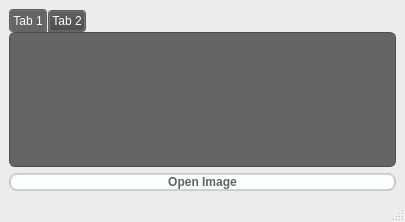
<?xml version="1.0" encoding="UTF-8"?>
<ui version="4.0">
 <class>MainWindow</class>
 <widget class="QMainWindow" name="MainWindow">
  <property name="geometry">
   <rect>
    <x>0</x>
    <y>0</y>
    <width>405</width>
    <height>222</height>
   </rect>
  </property>
  <property name="windowTitle">
   <string>MainWindow</string>
  </property>
  <property name="styleSheet">
   <string notr="true">/*
 * MacOS Style Sheet for QT Applications
 * Author: Jaime A. Quiroga P.
 * Company: GTRONICK
 * Last updated: 25/12/2020, 23:10.
 * Available at: https://github.com/GTRONICK/QSS/blob/master/MacOS.qss
 */
QMainWindow {
    background-color:#ececec;
}
QPushButton, QToolButton, QCommandLinkButton{
    padding: 0 5px 0 5px;
    border-style: solid;
    border-top-color: qlineargradient(spread:pad, x1:0, y1:0, x2:0, y2:1, stop:0 #c1c9cf, stop:1 #d2d8dd);
    border-right-color: qlineargradient(spread:pad, x1:1, y1:0, x2:0, y2:0, stop:0 #c1c9cf, stop:1 #d2d8dd);
    border-bottom-color: qlineargradient(spread:pad, x1:0, y1:1, x2:0, y2:0, stop:0 #c1c9cf, stop:1 #d2d8dd);
    border-left-color: qlineargradient(spread:pad, x1:0, y1:0, x2:1, y2:0, stop:0 #c1c9cf, stop:1 #d2d8dd);
    border-width: 2px;
    border-radius: 8px;
    color: #616161;
    font-weight: bold;
    background-color: qlineargradient(spread:pad, x1:0.5, y1:0, x2:0.5, y2:1, stop:0 #fbfdfd, stop:0.5 #ffffff, stop:1 #fbfdfd);
}
QPushButton::default, QToolButton::default, QCommandLinkButton::default{
    border: 2px solid transparent;
    color: #FFFFFF;
    background-color: qlineargradient(spread:pad, x1:0.5, y1:0, x2:0.5, y2:1, stop:0 #84afe5, stop:1 #1168e4);
}
QPushButton:hover, QToolButton:hover, QCommandLinkButton:hover{
    color: #3d3d3d;
}
QPushButton:pressed, QToolButton:pressed, QCommandLinkButton:pressed{
    color: #aeaeae;
    background-color: qlineargradient(spread:pad, x1:0.5, y1:0, x2:0.5, y2:1, stop:0 #ffffff, stop:0.5 #fbfdfd, stop:1 #ffffff);
}
QPushButton:disabled, QToolButton:disabled, QCommandLinkButton:disabled{
    color: #616161;
    background-color: qlineargradient(spread:pad, x1:0.5, y1:0, x2:0.5, y2:1, stop:0 #dce7eb, stop:0.5 #e0e8eb, stop:1 #dee7ec);
}
QLineEdit, QTextEdit, QPlainTextEdit, QSpinBox, QDoubleSpinBox, QTimeEdit, QDateEdit, QDateTimeEdit {
    border-width: 2px;
    border-radius: 8px;
    border-style: solid;
    border-top-color: qlineargradient(spread:pad, x1:0.5, y1:1, x2:0.5, y2:0, stop:0 #c1c9cf, stop:1 #d2d8dd);
    border-right-color: qlineargradient(spread:pad, x1:0, y1:0, x2:1, y2:0, stop:0 #c1c9cf, stop:1 #d2d8dd);
    border-bottom-color: qlineargradient(spread:pad, x1:0.5, y1:0, x2:0.5, y2:1, stop:0 #c1c9cf, stop:1 #d2d8dd);
    border-left-color: qlineargradient(spread:pad, x1:1, y1:0, x2:0, y2:0, stop:0 #c1c9cf, stop:1 #d2d8dd);
    background-color: #f4f4f4;
    color: #3d3d3d;
}
QLineEdit:focus, QTextEdit:focus, QPlainTextEdit:focus, QSpinBox:focus, QDoubleSpinBox:focus, QTimeEdit:focus, QDateEdit:focus, QDateTimeEdit:focus {
    border-width: 2px;
    border-radius: 8px;
    border-style: solid;
    border-top-color: qlineargradient(spread:pad, x1:0.5, y1:1, x2:0.5, y2:0, stop:0 #85b7e3, stop:1 #9ec1db);
    border-right-color: qlineargradient(spread:pad, x1:0, y1:0, x2:1, y2:0, stop:0 #85b7e3, stop:1 #9ec1db);
    border-bottom-color: qlineargradient(spread:pad, x1:0.5, y1:0, x2:0.5, y2:1, stop:0 #85b7e3, stop:1 #9ec1db);
    border-left-color: qlineargradient(spread:pad, x1:1, y1:0, x2:0, y2:0, stop:0 #85b7e3, stop:1 #9ec1db);
    background-color: #f4f4f4;
    color: #3d3d3d;
}
QLineEdit:disabled, QTextEdit:disabled, QPlainTextEdit:disabled, QSpinBox:disabled, QDoubleSpinBox:disabled, QTimeEdit:disabled, QDateEdit:disabled, QDateTimeEdit:disabled {
    color: #b9b9b9;
}
QSpinBox::up-button, QDoubleSpinBox::up-button, QTimeEdit::up-button, QDateEdit::up-button, QDateTimeEdit::up-button {
    subcontrol-origin: padding;
    subcontrol-position: top right;
    width: 15px;
    color: #272727;
    border-left-width: 1px;
    border-left-color: darkgray;
    border-left-style: solid;
    border-top-right-radius: 3px;
    padding: 3px;
}
QSpinBox::down-button, QDoubleSpinBox::down-button, QTimeEdit::down-button, QDateEdit::down-button, QDateTimeEdit::down-button {
    subcontrol-origin: padding;
    subcontrol-position: bottom right;
    width: 15px;
    color: #272727;
    border-left-width: 1px;
    border-left-color: darkgray;
    border-left-style: solid;
    border-bottom-right-radius: 3px;
    padding: 3px;
}
QSpinBox::up-button:pressed, QDoubleSpinBox::up-button:pressed, QTimeEdit::up-button:pressed, QDateEdit::up-button:pressed, QDateTimeEdit::up-button:pressed {
    color: #aeaeae;
    background-color: qlineargradient(spread:pad, x1:0.5, y1:0, x2:0.5, y2:1, stop:0 #ffffff, stop:0.5 #fbfdfd, stop:1 #ffffff);
}
QSpinBox::down-button:pressed, QDoubleSpinBox::down-button:pressed, QTimeEdit::down-button:pressed, QDateEdit::down-button:pressed, QDateTimeEdit::down-button:pressed {
    color: #aeaeae;
    background-color: qlineargradient(spread:pad, x1:0.5, y1:0, x2:0.5, y2:1, stop:0 #ffffff, stop:0.5 #fbfdfd, stop:1 #ffffff);
}
QSpinBox::up-button:hover, QDoubleSpinBox::up-button:hover, QTimeEdit::up-button:hover, QDateEdit::up-button:hover, QDateTimeEdit::up-button:hover {
    color: #FFFFFF;
    border-top-right-radius: 5px;
    background-color: qlineargradient(spread:pad, x1:0.5, y1:0, x2:0.5, y2:1, stop:0 #84afe5, stop:1 #1168e4);
    
}
QSpinBox::down-button:hover, QDoubleSpinBox::down-button:hover, QTimeEdit::down-button:hover, QDateEdit::down-button:hover, QDateTimeEdit::down-button:hover {
    color: #FFFFFF;
    border-bottom-right-radius: 5px;
    background-color: qlineargradient(spread:pad, x1:0.5, y1:0, x2:0.5, y2:1, stop:0 #84afe5, stop:1 #1168e4);
}
QSpinBox::up-arrow, QDoubleSpinBox::up-arrow, QTimeEdit::up-arrow, QDateEdit::up-arrow, QDateTimeEdit::up-arrow {
    image: url(/usr/share/icons/Adwaita/16x16/actions/go-up-symbolic.symbolic.png);
}
QSpinBox::down-arrow, QDoubleSpinBox::down-arrow, QTimeEdit::down-arrow, QDateEdit::down-arrow, QDateTimeEdit::down-arrow {
    image: url(/usr/share/icons/Adwaita/16x16/actions/go-down-symbolic.symbolic.png);
}
QProgressBar {
    max-height: 8px;
    text-align: center;
    font: italic bold 11px;
    color: #3d3d3d;
    border: 1px solid transparent;
    border-radius:4px;
    background-color: qlineargradient(spread:pad, x1:0, y1:0, x2:0, y2:1, stop:0 #ddd5d5, stop:0.5 #dad3d3, stop:1 #ddd5d5);
}
QProgressBar::chunk {
    background-color: qlineargradient(spread:pad, x1:0, y1:0, x2:0, y2:1, stop:0 #467dd1, stop:0.5 #3b88fc, stop:1 #467dd1);
    border-radius: 4px;
}
QProgressBar:disabled {
    color: #616161;
}
QProgressBar::chunk:disabled {
    background-color: #aeaeae;
}
QSlider::groove {
    border: 1px solid #bbbbbb;
    background-color: #52595d;
    border-radius: 4px;
}
QSlider::groove:horizontal {
    height: 6px;
}
QSlider::groove:vertical {
    width: 6px;
}
QSlider::handle:horizontal {
    background: #ffffff;
    border-style: solid;
    border-width: 1px;
    border-color: rgb(207,207,207);
    width: 12px;
    margin: -5px 0;
    border-radius: 7px;
}
QSlider::handle:vertical {
    background: #ffffff;
    border-style: solid;
    border-width: 1px;
    border-color: rgb(207,207,207);
    height: 12px;
    margin: 0 -5px;
    border-radius: 7px;
}
QSlider::add-page, QSlider::sub-page {
    border: 1px transparent;
    background-color: #52595d;
    border-radius: 4px;
}
QSlider::add-page:horizontal {
    background: qlineargradient(spread:pad, x1:0, y1:0, x2:0, y2:1, stop:0 #ddd5d5, stop:0.5 #dad3d3, stop:1 #ddd5d5);
}
QSlider::sub-page:horizontal {
    background-color: qlineargradient(spread:pad, x1:0, y1:0, x2:1, y2:0, stop:0 #467dd1, stop:0.5 #3b88fc, stop:1 #467dd1);
}
QSlider::add-page:vertical {
    background-color: qlineargradient(spread:pad, x1:0, y1:0, x2:0, y2:1, stop:0 #467dd1, stop:0.5 #3b88fc, stop:1 #467dd1);
}
QSlider::sub-page:vertical {
    background: qlineargradient(spread:pad, x1:0, y1:0, x2:1, y2:0, stop:0 #ddd5d5, stop:0.5 #dad3d3, stop:1 #ddd5d5);
}
QSlider::add-page:horizontal:disabled, QSlider::sub-page:horizontal:disabled, QSlider::add-page:vertical:disabled, QSlider::sub-page:vertical:disabled {
    background: #b9b9b9;
}
QComboBox, QFontComboBox {
    border-width: 2px;
    border-radius: 8px;
    border-style: solid;
    border-top-color: qlineargradient(spread:pad, x1:0.5, y1:1, x2:0.5, y2:0, stop:0 #c1c9cf, stop:1 #d2d8dd);
    border-right-color: qlineargradient(spread:pad, x1:0, y1:0, x2:1, y2:0, stop:0 #c1c9cf, stop:1 #d2d8dd);
    border-bottom-color: qlineargradient(spread:pad, x1:0.5, y1:0, x2:0.5, y2:1, stop:0 #c1c9cf, stop:1 #d2d8dd);
    border-left-color: qlineargradient(spread:pad, x1:1, y1:0, x2:0, y2:0, stop:0 #c1c9cf, stop:1 #d2d8dd);
    background-color: #f4f4f4;
    color: #272727;
    padding-left: 5px;
}
QComboBox:editable, QComboBox:!editable, QComboBox::drop-down:editable, QComboBox:!editable:on, QComboBox::drop-down:editable:on {
    background: #ffffff;
}
QComboBox::drop-down {
    subcontrol-origin: padding;
    subcontrol-position: top right;
    width: 15px;
    color: #272727;
    border-left-width: 1px;
    border-left-color: darkgray;
    border-left-style: solid;
    border-top-right-radius: 3px;
    border-bottom-right-radius: 3px;
}
QComboBox::down-arrow {
    image: url(/usr/share/icons/Adwaita/16x16/actions/go-down-symbolic.symbolic.png); /*Adawaita icon thene*/
}

QComboBox::down-arrow:on {
    top: 1px;
    left: 1px;
}
QComboBox QAbstractItemView {
    border: 1px solid darkgray;
    border-radius: 8px;
    selection-background-color: #dadada;
    selection-color: #272727;
    color: #272727;
    background: white;
}
QLabel, QCheckBox, QRadioButton {
    color: #272727;
}
QCheckBox {
    padding: 2px;
}
QCheckBox:disabled, QRadioButton:disabled {
    color: #808086;
    padding: 2px;
}

QCheckBox:hover {
    border-radius:4px;
    border-style:solid;
    padding-left: 1px;
    padding-right: 1px;
    padding-bottom: 1px;
    padding-top: 1px;
    border-width:1px;
    border-color: transparent;
}
QCheckBox::indicator:checked {
    image: url(/usr/share/icons/Adwaita/16x16/actions/object-select-symbolic.symbolic.png);
    height: 15px;
    width: 15px;
    border-style:solid;
    border-width: 1px;
    border-color: #48a5fd;
    color: #ffffff;
    border-radius: 3px;
    background-color: qlineargradient(spread:pad, x1:0, y1:0, x2:0, y2:1, stop:0 #48a5fd, stop:0.5 #329cfb, stop:1 #48a5fd);
}
QCheckBox::indicator:unchecked {
    
    height: 15px;
    width: 15px;
    border-style:solid;
    border-width: 1px;
    border-color: #48a5fd;
    border-radius: 3px;
    background-color: #fbfdfa;
}
QLCDNumber {
    color: #616161;;
}
QMenuBar {
    background-color: #ececec;
}
QMenuBar::item {
    color: #616161;
    spacing: 3px;
    padding: 1px 4px;
    background-color: #ececec;
}

QMenuBar::item:selected {
    background-color: #dadada;
    color: #3d3d3d;
}
QMenu {
    background-color: #ececec;
}
QMenu::item:selected {
    background-color: #dadada;
    color: #3d3d3d;
}
QMenu::item {
    color: #616161;;
    background-color: #e0e0e0;
}
QTabWidget {
    color:rgb(0,0,0);
    background-color:#000000;
}
QTabWidget::pane {
    border-color: #050a0e;
    background-color: #e0e0e0;
    border-width: 1px;
    border-radius: 4px;
    position: absolute;
    top: -0.5em;
    padding-top: 0.5em;
}

QTabWidget::tab-bar {
    alignment: center;
}

QTabBar::tab {
    border-bottom: 1px solid #c0c0c0;
    padding: 3px;
    color: #272727;
    background-color: #fefefc;
    margin-left:0px;
}
QTabBar::tab:!last {
    border-right: 1px solid;
    border-right-color: #c0c0c0;
    border-bottom-color: #c0c0c0;
}
QTabBar::tab:first {
    border-top-left-radius: 4px;
    border-bottom-left-radius: 4px;
}
QTabBar::tab:last {
    border-top-right-radius: 4px;
    border-bottom-right-radius: 4px;
}
QTabBar::tab:selected, QTabBar::tab:last:selected, QTabBar::tab:hover {
    color: #FFFFFF;
    background-color: qlineargradient(spread:pad, x1:0.5, y1:0, x2:0.5, y2:1, stop:0 #84afe5, stop:1 #1168e4);
}
QRadioButton::indicator {
    height: 14px;
    width: 14px;
    border-style:solid;
    border-radius:7px;
    border-width: 1px;
}
QRadioButton::indicator:checked {
    border-color: #48a5fd;
    background-color: qradialgradient(cx:0.5, cy:0.5, radius:0.4,fx:0.5, fy:0.5, stop:0 #ffffff, stop:0.5 #ffffff, stop:0.6 #48a5fd, stop:1 #48a5fd);
}
QRadioButton::indicator:!checked {
    border-color: #a9b7c6;
    background-color: #fbfdfa;
}
QStatusBar {
    color:#027f7f;
}

QDial {
    background: #16a085;
}

QToolBox {
    color: #a9b7c6;
    background-color: #222b2e;
}
QToolBox::tab {
    color: #a9b7c6;
    background-color:#222b2e;
}
QToolBox::tab:selected {
    color: #FFFFFF;
    background-color:#222b2e;
}
QScrollArea {
    color: #FFFFFF;
    background-color:#222b2e;
}

QScrollBar:horizontal {
	max-height: 10px;
	border: 1px transparent grey;
	margin: 0px 20px 0px 20px;
	background: transparent;
}
QScrollBar:vertical {
	max-width: 10px;
	border: 1px transparent grey;
	margin: 20px 0px 20px 0px;
	background: transparent;
}
QScrollBar::handle:vertical, QScrollBar::handle:horizontal {
	background: #52595d;
	border-style: transparent;
	border-radius: 4px;
	min-height: 25px;
}
QScrollBar::handle:horizontal:hover, QScrollBar::handle:vertical:hover {
	background: qlineargradient(spread:pad, x1:0, y1:0, x2:1, y2:0, stop:0 #467dd1, stop:0.5 #3b88fc, stop:1 #467dd1);
}
QScrollBar::add-line, QScrollBar::sub-line {
    border: 2px transparent grey;
    border-radius: 4px;
    subcontrol-origin: margin;
    background: #b9b9b9;
}
QScrollBar::add-line:horizontal {
    width: 20px;
    subcontrol-position: right;
}
QScrollBar::add-line:vertical {
    height: 20px;
    subcontrol-position: bottom;
}
QScrollBar::sub-line:horizontal {
    width: 20px;
    subcontrol-position: left;
}
QScrollBar::sub-line:vertical {
    height: 20px;
    subcontrol-position: top;
}
QScrollBar::add-line:vertical:pressed, QScrollBar::add-line:horizontal:pressed, QScrollBar::sub-line:horizontal:pressed, QScrollBar::sub-line:vertical:pressed {
    background: qlineargradient(spread:pad, x1:0, y1:0, x2:1, y2:0, stop:0 #467dd1, stop:0.5 #3b88fc, stop:1 #467dd1);
}
QScrollBar::add-page:horizontal, QScrollBar::sub-page:horizontal, QScrollBar::add-page:vertical, QScrollBar::sub-page:vertical {
    background: none;
}
QScrollBar::up-arrow:vertical {
    image: url(/usr/share/icons/Adwaita/16x16/actions/go-up-symbolic.symbolic.png);
}
QScrollBar::down-arrow:vertical {
    image: url(/usr/share/icons/Adwaita/16x16/actions/go-down-symbolic.symbolic.png);
}
QScrollBar::left-arrow:horizontal {
    image: url(/usr/share/icons/Adwaita/16x16/actions/go-previous-symbolic.symbolic.png);
}
QScrollBar::right-arrow:horizontal {
    image: url(/usr/share/icons/Adwaita/16x16/actions/go-next-symbolic.symbolic.png);
}</string>
  </property>
  <widget class="QWidget" name="centralwidget">
   <layout class="QVBoxLayout" name="verticalLayout">
    <item>
     <widget class="QTabWidget" name="tabWidget">
      <property name="styleSheet">
       <string notr="true">/*
ElegantDark Style Sheet for QT Applications
Author: Jaime A. Quiroga P.
Company: GTRONICK
Last updated: 17/04/2018
Available at: https://github.com/GTRONICK/QSS/blob/master/ElegantDark.qss
*/
QMainWindow {
	background-color:rgb(82, 82, 82);
}
QTextEdit {
	background-color:rgb(42, 42, 42);
	color: rgb(0, 255, 0);
}
QPushButton{
	border-style: outset;
	border-width: 2px;
	border-top-color: qlineargradient(spread:pad, x1:0.5, y1:0.6, x2:0.5, y2:0.4, stop:0 rgba(115, 115, 115, 255), stop:1 rgba(62, 62, 62, 255));
	border-right-color: qlineargradient(spread:pad, x1:0.4, y1:0.5, x2:0.6, y2:0.5, stop:0 rgba(115, 115, 115, 255), stop:1 rgba(62, 62, 62, 255));
	border-left-color: qlineargradient(spread:pad, x1:0.6, y1:0.5, x2:0.4, y2:0.5, stop:0 rgba(115, 115, 115, 255), stop:1 rgba(62, 62, 62, 255));
	border-bottom-color: rgb(58, 58, 58);
	border-bottom-width: 1px;
	border-style: solid;
	color: rgb(255, 255, 255);
	padding: 2px;
	background-color: qlineargradient(spread:pad, x1:0.5, y1:1, x2:0.5, y2:0, stop:0 rgba(77, 77, 77, 255), stop:1 rgba(97, 97, 97, 255));
}
QPushButton:hover{
	border-style: outset;
	border-width: 2px;
	border-top-color: qlineargradient(spread:pad, x1:0.5, y1:0.6, x2:0.5, y2:0.4, stop:0 rgba(180, 180, 180, 255), stop:1 rgba(110, 110, 110, 255));
	border-right-color: qlineargradient(spread:pad, x1:0.4, y1:0.5, x2:0.6, y2:0.5, stop:0 rgba(180, 180, 180, 255), stop:1 rgba(110, 110, 110, 255));
	border-left-color: qlineargradient(spread:pad, x1:0.6, y1:0.5, x2:0.4, y2:0.5, stop:0 rgba(180, 180, 180, 255), stop:1 rgba(110, 110, 110, 255));
	border-bottom-color: rgb(115, 115, 115);
	border-bottom-width: 1px;
	border-style: solid;
	color: rgb(255, 255, 255);
	padding: 2px;
	background-color: qlineargradient(spread:pad, x1:0.5, y1:1, x2:0.5, y2:0, stop:0 rgba(107, 107, 107, 255), stop:1 rgba(157, 157, 157, 255));
}
QPushButton:pressed{
	border-style: outset;
	border-width: 2px;
	border-top-color: qlineargradient(spread:pad, x1:0.5, y1:0.6, x2:0.5, y2:0.4, stop:0 rgba(62, 62, 62, 255), stop:1 rgba(22, 22, 22, 255));
	border-right-color: qlineargradient(spread:pad, x1:0.4, y1:0.5, x2:0.6, y2:0.5, stop:0 rgba(115, 115, 115, 255), stop:1 rgba(62, 62, 62, 255));
	border-left-color: qlineargradient(spread:pad, x1:0.6, y1:0.5, x2:0.4, y2:0.5, stop:0 rgba(115, 115, 115, 255), stop:1 rgba(62, 62, 62, 255));
	border-bottom-color: rgb(58, 58, 58);
	border-bottom-width: 1px;
	border-style: solid;
	color: rgb(255, 255, 255);
	padding: 2px;
	background-color: qlineargradient(spread:pad, x1:0.5, y1:1, x2:0.5, y2:0, stop:0 rgba(77, 77, 77, 255), stop:1 rgba(97, 97, 97, 255));
}
QPushButton:disabled{
	border-style: outset;
	border-width: 2px;
	border-top-color: qlineargradient(spread:pad, x1:0.5, y1:0.6, x2:0.5, y2:0.4, stop:0 rgba(115, 115, 115, 255), stop:1 rgba(62, 62, 62, 255));
	border-right-color: qlineargradient(spread:pad, x1:0.4, y1:0.5, x2:0.6, y2:0.5, stop:0 rgba(115, 115, 115, 255), stop:1 rgba(62, 62, 62, 255));
	border-left-color: qlineargradient(spread:pad, x1:0.6, y1:0.5, x2:0.4, y2:0.5, stop:0 rgba(115, 115, 115, 255), stop:1 rgba(62, 62, 62, 255));
	border-bottom-color: rgb(58, 58, 58);
	border-bottom-width: 1px;
	border-style: solid;
	color: rgb(0, 0, 0);
	padding: 2px;
	background-color: qlineargradient(spread:pad, x1:0.5, y1:1, x2:0.5, y2:0, stop:0 rgba(57, 57, 57, 255), stop:1 rgba(77, 77, 77, 255));
}
QLineEdit {
	border-width: 1px; border-radius: 4px;
	border-color: rgb(58, 58, 58);
	border-style: inset;
	padding: 0 8px;
	color: rgb(255, 255, 255);
	background:rgb(100, 100, 100);
	selection-background-color: rgb(187, 187, 187);
	selection-color: rgb(60, 63, 65);
}
QLabel {
	color:rgb(255,255,255);	
}
QProgressBar {
	text-align: center;
	color: rgb(240, 240, 240);
	border-width: 1px; 
	border-radius: 10px;
	border-color: rgb(58, 58, 58);
	border-style: inset;
	background-color:rgb(77,77,77);
}
QProgressBar::chunk {
	background-color: qlineargradient(spread:pad, x1:0.5, y1:0.7, x2:0.5, y2:0.3, stop:0 rgba(87, 97, 106, 255), stop:1 rgba(93, 103, 113, 255));
	border-radius: 5px;
}
QMenuBar {
	background:rgb(82, 82, 82);
}
QMenuBar::item {
	color:rgb(223,219,210);
	spacing: 3px;
	padding: 1px 4px;
	background: transparent;
}

QMenuBar::item:selected {
	background:rgb(115, 115, 115);
}
QMenu::item:selected {
	color:rgb(255,255,255);
	border-width:2px;
	border-style:solid;
	padding-left:18px;
	padding-right:8px;
	padding-top:2px;
	padding-bottom:3px;
	background:qlineargradient(spread:pad, x1:0.5, y1:0.7, x2:0.5, y2:0.3, stop:0 rgba(87, 97, 106, 255), stop:1 rgba(93, 103, 113, 255));
	border-top-color: qlineargradient(spread:pad, x1:0.5, y1:0.6, x2:0.5, y2:0.4, stop:0 rgba(115, 115, 115, 255), stop:1 rgba(62, 62, 62, 255));
	border-right-color: qlineargradient(spread:pad, x1:0.4, y1:0.5, x2:0.6, y2:0.5, stop:0 rgba(115, 115, 115, 255), stop:1 rgba(62, 62, 62, 255));
	border-left-color: qlineargradient(spread:pad, x1:0.6, y1:0.5, x2:0.4, y2:0.5, stop:0 rgba(115, 115, 115, 255), stop:1 rgba(62, 62, 62, 255));
	border-bottom-color: rgb(58, 58, 58);
	border-bottom-width: 1px;
}
QMenu::item {
	color:rgb(223,219,210);
	background-color:rgb(78,78,78);
	padding-left:20px;
	padding-top:4px;
	padding-bottom:4px;
	padding-right:10px;
}
QMenu{
	background-color:rgb(78,78,78);
}
QTabWidget {
	color:rgb(0,0,0);
	background-color:rgb(247,246,246);
}
QTabWidget::pane {
		border-color: rgb(77,77,77);
		background-color:rgb(101,101,101);
		border-style: solid;
		border-width: 1px;
    	border-radius: 6px;
}
QTabBar::tab {
	padding:2px;
	color:rgb(250,250,250);
  	background-color: qlineargradient(spread:pad, x1:0.5, y1:1, x2:0.5, y2:0, stop:0 rgba(77, 77, 77, 255), stop:1 rgba(97, 97, 97, 255));
	border-style: solid;
	border-width: 2px;
  	border-top-right-radius:4px;
   border-top-left-radius:4px;
	border-top-color: qlineargradient(spread:pad, x1:0.5, y1:0.6, x2:0.5, y2:0.4, stop:0 rgba(115, 115, 115, 255), stop:1 rgba(95, 92, 93, 255));
	border-right-color: qlineargradient(spread:pad, x1:0.4, y1:0.5, x2:0.6, y2:0.5, stop:0 rgba(115, 115, 115, 255), stop:1 rgba(95, 92, 93, 255));
	border-left-color: qlineargradient(spread:pad, x1:0.6, y1:0.5, x2:0.4, y2:0.5, stop:0 rgba(115, 115, 115, 255), stop:1 rgba(95, 92, 93, 255));
	border-bottom-color: rgb(101,101,101);
}
QTabBar::tab:selected, QTabBar::tab:last:selected, QTabBar::tab:hover {
  	background-color:rgb(101,101,101);
  	margin-left: 0px;
  	margin-right: 1px;
}
QTabBar::tab:!selected {
    	margin-top: 1px;
		margin-right: 1px;
}
QCheckBox {
	color:rgb(223,219,210);
	padding: 2px;
}
QCheckBox:hover {
	border-radius:4px;
	border-style:solid;
	padding-left: 1px;
	padding-right: 1px;
	padding-bottom: 1px;
	padding-top: 1px;
	border-width:1px;
	border-color: rgb(87, 97, 106);
	background-color:qlineargradient(spread:pad, x1:0.5, y1:0.7, x2:0.5, y2:0.3, stop:0 rgba(87, 97, 106, 150), stop:1 rgba(93, 103, 113, 150));
}
QCheckBox::indicator:checked {
	border-radius:4px;
	border-style:solid;
	border-width:1px;
	border-color: rgb(180,180,180);
  	background-color:qlineargradient(spread:pad, x1:0.5, y1:0.7, x2:0.5, y2:0.3, stop:0 rgba(87, 97, 106, 255), stop:1 rgba(93, 103, 113, 255));
}
QCheckBox::indicator:unchecked {
	border-radius:4px;
	border-style:solid;
	border-width:1px;
	border-color: rgb(87, 97, 106);
  	background-color:rgb(255,255,255);
}
QStatusBar {
	color:rgb(240,240,240);
}</string>
      </property>
      <property name="currentIndex">
       <number>0</number>
      </property>
      <widget class="QWidget" name="tab">
       <attribute name="title">
        <string>Tab 1</string>
       </attribute>
      </widget>
      <widget class="QWidget" name="tab_2">
       <attribute name="title">
        <string>Tab 2</string>
       </attribute>
      </widget>
     </widget>
    </item>
    <item>
     <widget class="QPushButton" name="btn_open_image">
      <property name="text">
       <string>Open Image</string>
      </property>
     </widget>
    </item>
   </layout>
  </widget>
  <widget class="QMenuBar" name="menubar">
   <property name="geometry">
    <rect>
     <x>0</x>
     <y>0</y>
     <width>405</width>
     <height>19</height>
    </rect>
   </property>
  </widget>
  <widget class="QStatusBar" name="statusbar"/>
 </widget>
 <resources/>
 <connections/>
</ui>
